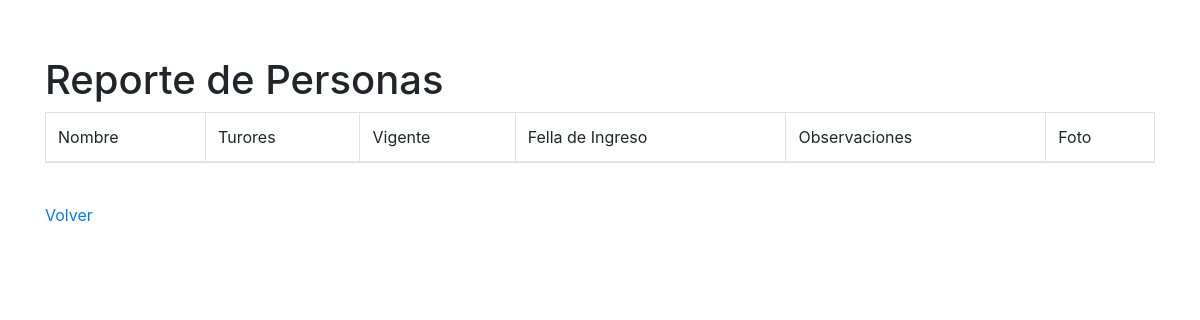
The page /alumnos/detalles on the database as committed earlier.
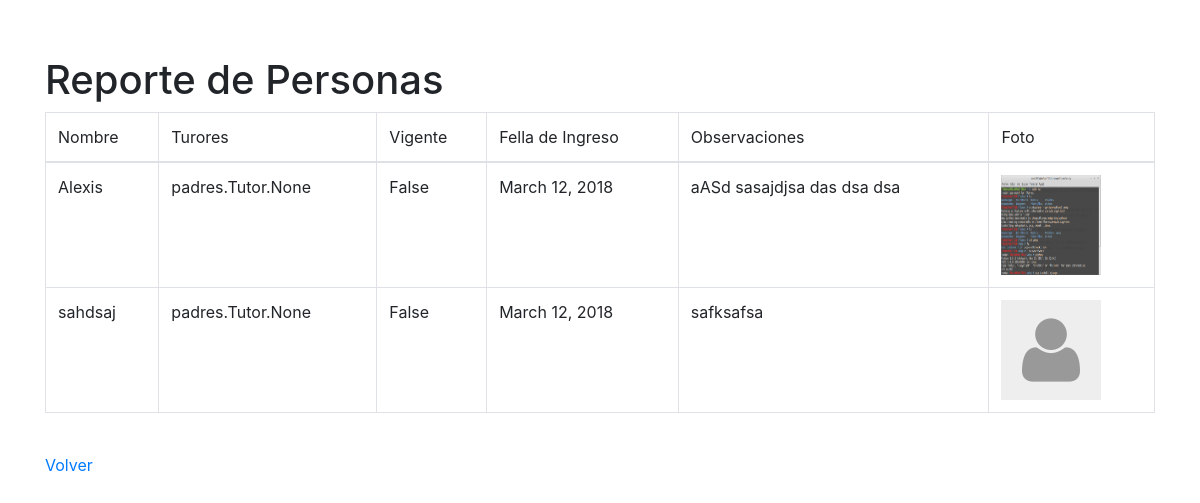
The same page on the database as committed later.
### alumnos/models.py (models this page shows, shortened)
class alumnos(models.Model):
    alu_nombre = models.CharField(max_length = 400)
    alu_tutores = models.ManyToManyField(Tutor)
    alu_vigente = models.BooleanField(default = False)
    alu_fechaIngreso = models.DateField(auto_now_add = True, null=True)
    alu_observaciones = models.CharField(max_length = 2000, null=True)
    alu_foto = models.ImageField(upload_to='media/fotosAlu', null=True, default='media/default/default.jpeg')

### alumnos/views.py (the view)
# urls.py: url(r'^alumnos/detalles',AlumnoReporte.as_view(),name='alumnos_reporte'),
class AlumnoReporte(ListView):
	template_name = "alumnos/reporte.html"
	model = alumnos

### templates/alumnos/reporte.html (shortened to what this page needs)
{% extends 'base.html' %}
	{% block content%}
			<div class="container">
		<h1>Reporte de Personas</h1>
		<table class = "table table-bordered">
			<thead>
				<tr>
					<td>Nombre</td>
					<td>Turores</td>
					<td>Vigente</td>
					<td>Fella de Ingreso</td>
					<td>Observaciones</td>
					<td>Foto</td>
				</tr>
			</thead>
			<tbody>
				<tr>
				{% for p in object_list %}
					<td>{{ p.alu_nombre }}</td>
					<td>{{ p.alu_tutores }}</td>
					<td>{{ p.alu_vigente }}</td>
					<td>{{ p.alu_fechaIngreso }}</td>
					<td>{{ p.alu_observaciones }}</td>
					{% if p.alu_foto %}
						<td>
							<img height="100" width="100" src="{{ p.alu_foto.url }}" class='img-responsive'/>
						</td>
		 			{% endif %}
				</tr>
			{% endfor %}
			</tbody>
		</table>
			<br>
			<a href="/">Volver</a>
	</div>
{% endblock %}

### templates/base.html (shortened to what this page needs)
<!DOCTYPE html>
<html>
 {% load staticfiles %}
    <head>
   <link rel="stylesheet" href="{% static 'css/bootstrap.css' %}">
    <link rel="stylesheet" href="{% static 'css/offcanvas.css' %}">
    </head>
<body>
{% block content %}
{% endblock %}
</body>
</html>

### alumnos/static/css/offcanvas.css (style rules this page uses)
html, body { overflow-x: hidden; }
body { padding-top: 56px; }

Rows that differ between the two databases and show on the page:
added alumnos: alu_nombre "Alexis", alu_tutores "padres.Tutor.None", alu_vigente "False", alu_fechaIngreso "March 12, 2018", alu_observaciones "aASd sasajdjsa das dsa dsa", alu_foto (picture)
added alumnos: alu_nombre "sahdsaj", alu_tutores "padres.Tutor.None", alu_vigente "False", alu_fechaIngreso "March 12, 2018", alu_observaciones "safksafsa", alu_foto (placeholder picture)
